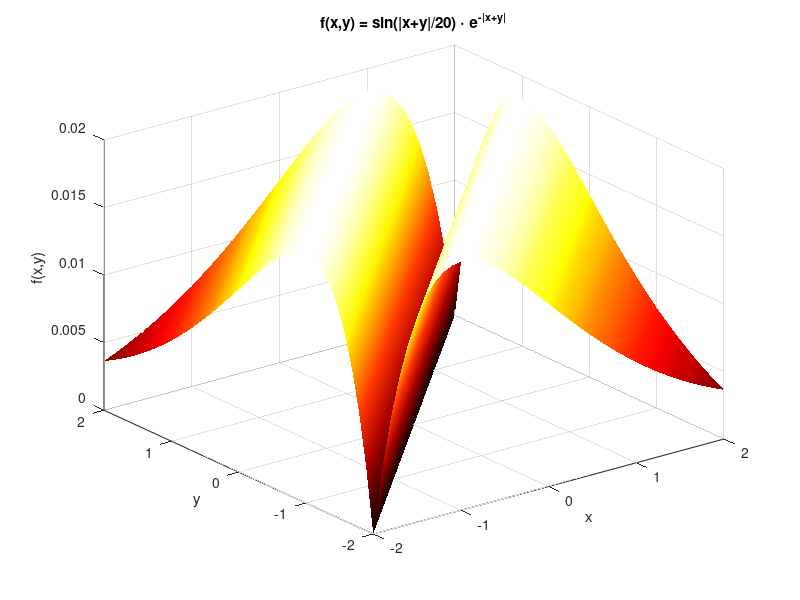
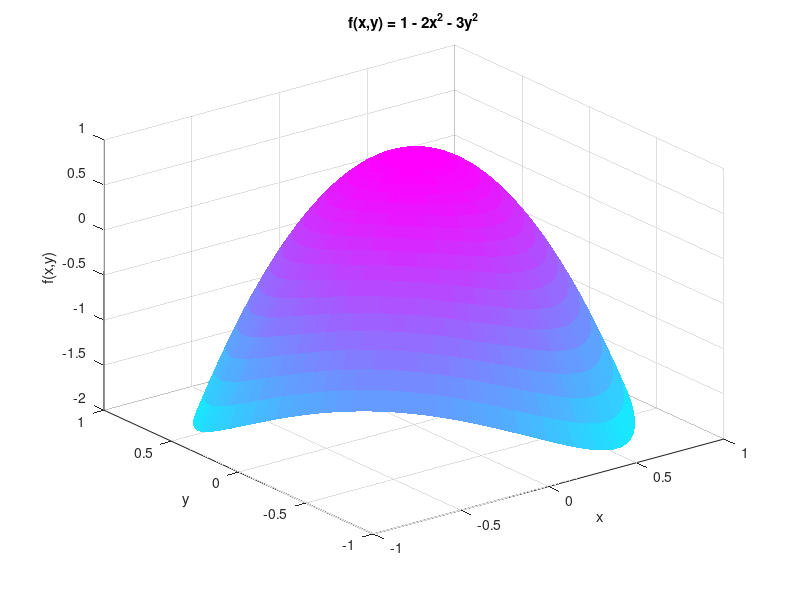

Here is the MATLAB script that generated these plots, in order:
% Dovydas Radžiūnas EIf-25
% 2026-10-05
% 4 laboratorinis darbas, 8 variantas

%% PRIVALOMA UŽDUOTIS
%% 1a
clear
close all

[x, y] = meshgrid(-2:0.1:2);
f = sin(abs(x + y)/20) .* exp(-abs(x + y));

figure(1)
h1 = surf(x, y, f);
colormap(hot)
shading interp
rotate(h1, [0 0 1], 90)
title('f(x,y) = sin(|x+y|/20) \cdot e^{-|x+y|}')
xlabel('x')
ylabel('y')
zlabel('f(x,y)')
grid on

%% 1b
[r, t] = meshgrid(0:0.05:1, 0:pi/40:2*pi);
x2 = r .* cos(t);
y2 = r .* sin(t);
f2 = 1 - 2*x2.^2 - 3*y2.^2;

figure(2)
h2 = surf(x2, y2, f2);
colormap(cool)
shading flat
rotate(h2, [0 0 1], 45)
title('f(x,y) = 1 - 2x^2 - 3y^2')
xlabel('x')
ylabel('y')
zlabel('f(x,y)')
grid on
